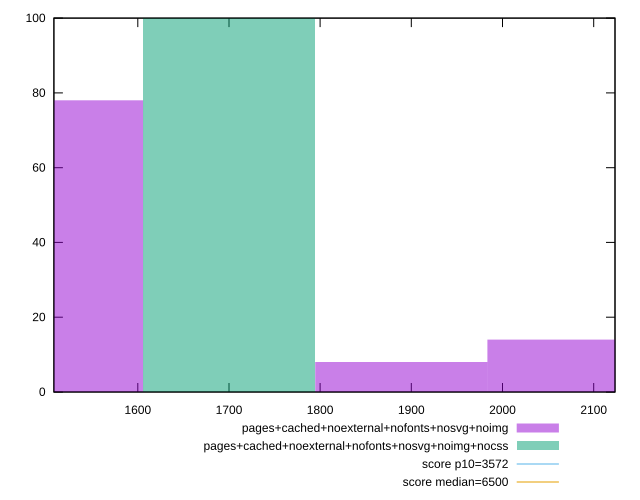

Generate this figure with gnuplot:
reset
set terminal svg size 640, 500 enhanced background rgb 'white'
set output "report_00007_2020-12-11T15:55:29.892Z/first-cpu-idle/comparison/histogram/11_vs_12.svg"

$pagesCachedNoexternalNofontsNosvgNoimg <<EOF
1511.2320926859918 78
2077.944127443239 14
1889.0401158574898 8
EOF

$pagesCachedNoexternalNofontsNosvgNoimgNocss <<EOF
1700.1361042717408 100
EOF

set key outside below
set boxwidth 188.90401158574898
set yrange [0:100]
set style fill transparent solid 0.5 noborder

plot \
  $pagesCachedNoexternalNofontsNosvgNoimg title "pages+cached+noexternal+nofonts+nosvg+noimg" with boxes, \
  $pagesCachedNoexternalNofontsNosvgNoimgNocss title "pages+cached+noexternal+nofonts+nosvg+noimg+nocss" with boxes, \


reset
